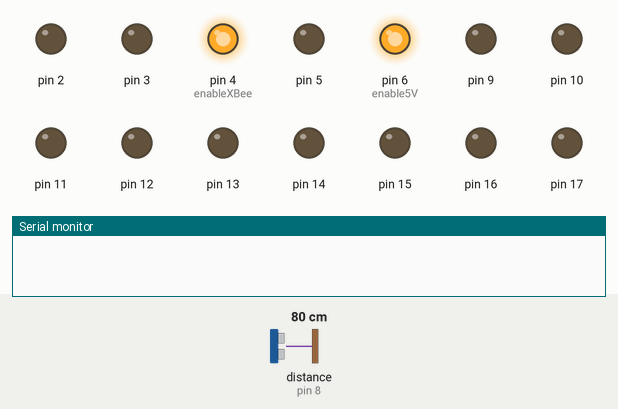
The sketch below on a simulated Arduino Uno, built with avr-gcc and run on an emulated ATmega328P. Shown: output pins drawn as LEDs (lit = HIGH), the last lines printed to the serial monitor. Wiring (inferred from the names in the program): ultrasonic range finder: trigger pin 7; echo pin 8. The inputs (shaded band) are chosen by the test bench; at power-on: distance to the obstacle (sensor on pin 8) 80 cm. The echo pulse lasts 58.3 µs per cm; sleep ends after the set time or at an interrupt; pins used as bus, display or sensor lines are not drawn.

Above: at 0.2 s.
At 1.2 s:
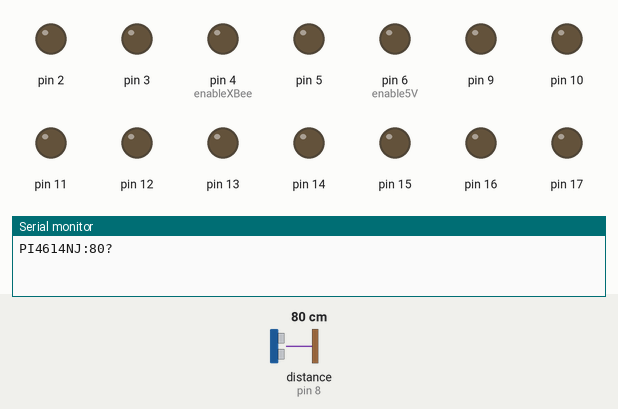
Timing chart, 0 to 2.7 s (numbered marks = the images above):
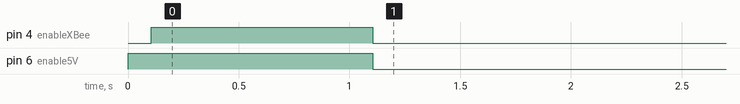

Measured:
- by itself, pin 4 (enableXBee): LOW → HIGH at 0.11 s, → LOW 1.0 s later
- by itself, pin 6 (enable5V): LOW → HIGH at 0.00 s, → LOW 1.1 s later

The sketch:

altUltrasonicSender.ino
```cpp
/**
 * Hardware Connections:
 *  Arduino | HC-SR04
 *  -------------------
 *    5V    |   VCC
 *    7     |   Trig
 *    8     |   Echo
 *    GND   |   GND
 *
 */

#include <avr/sleep.h>
volatile int sleepCycleCounter = 0;
const int minutesToSleep = 5;
const int minSleepCycles = (minutesToSleep*60)/8;

const int enableXBee = 4;
const int enable5V = 6;
const int TRIG_PIN = 7;
const int ECHO_PIN = 8;

const String DEVICE_GUID = "PI4614NJ";
String stringDistance;
String message;

// Anything over 400 cm (23200 us pulse) is "out of range"
const unsigned int MAX_DIST = 23200;

void setup() {
  for(int i = 0; i <= 20; i++){
    if(i != 8){
      pinMode(i, OUTPUT);
    }
  }

  WDTCSR = (24);//change enable and WDE - also resets
  WDTCSR = (33);//prescalers only - get rid of the WDE and WDCE bit
  WDTCSR |= (1<<6);//enable interrupt mode

  SMCR |= (1 << 2); //power down mode
  SMCR |= 1;//enable sleep

  Serial.begin(9600);
}

void loop() {

  unsigned long t1;
  unsigned long t2;
  unsigned long pulse_width;
  float cm;
  float inches;

  digitalWrite(enable5V, HIGH);
  delay(100);
  // Hold the trigger pin high for at least 10 us
  digitalWrite(TRIG_PIN, HIGH);
  delayMicroseconds(10);
  digitalWrite(TRIG_PIN, LOW);

  // Wait for pulse on echo pin
  while ( digitalRead(ECHO_PIN) == 0 );

  // Measure how long the echo pin was held high (pulse width)
  // Note: the micros() counter will overflow after ~70 min
  t1 = micros();
  while ( digitalRead(ECHO_PIN) == 1);
  t2 = micros();
  pulse_width = t2 - t1;

  cm = pulse_width / 58.0;

  stringDistance = String((int)cm);
  message = DEVICE_GUID + ":" + stringDistance + "?";

  digitalWrite(enableXBee, HIGH);
  delay(500);
  if (cm < 200)
  {
      Serial.println(message);
  }
  delay(500);
  digitalWrite(enable5V, LOW);
  digitalWrite(enableXBee, LOW);

  for(int i = 0; i < minSleepCycles; i++){
    MCUCR |= (3 << 5); //set both BODS and BODSE at the same time
    MCUCR = (MCUCR & ~(1 << 5)) | (1 << 6); //then set the BODS bit and clear the BODSE bit at the same time
    __asm__  __volatile__("sleep");//in line assembler to go to sleep
  }
}

ISR(WDT_vect)
{

}
```
